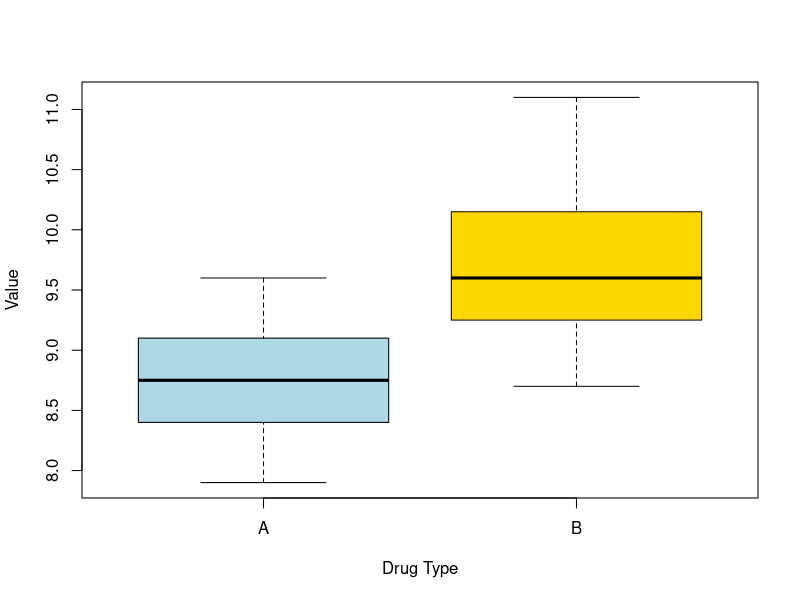
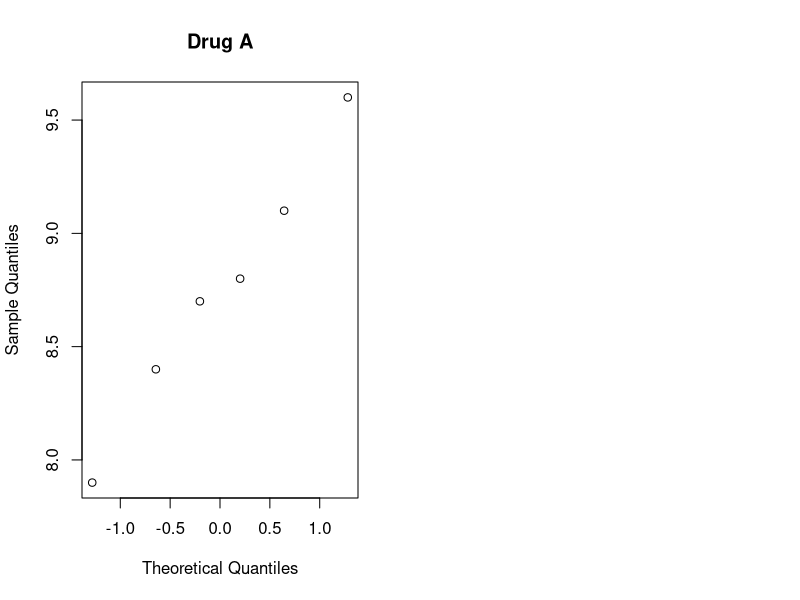

Reproduce these figures in R, in order. (Note: this script raises an error after producing the figures.)
# CS1 Revision exercise ----

# load the data
DrugData <- read.csv("data/examples/cs2-RevisionDrugs.csv")

# visualise the data
boxplot(Value ~ Drug,
        data = DrugData,
        xlab = "Drug Type", ylab = "Value", col = c("lightblue" , "gold"))

# check distribution of drug A data
shapiro.test(unstack(DrugData, Value ~ Drug)$A)
# check distribution of drug B data
shapiro.test(unstack(DrugData, Value ~ Drug)$B)
# check if the variances are equal
bartlett.test(Value~Drug , data=DrugData)

# perform test
t.test(Value ~ Drug,
       data = DrugData, var.equal = TRUE )

# if using diagnostic plots
par(mfrow=c(1,2))?
qqnorm(unstack(DrugData, Value ~ Drug)$A, main = "Drug A")
qqline(unstack(DrugData, Value ~ Drug)$A, col = "red")

qqnorm(unstack(DrugData, Value ~ Drug)$B, main = "Drug B")
qqline(unstack(DrugData, Value ~ Drug)$B, col = "red")
